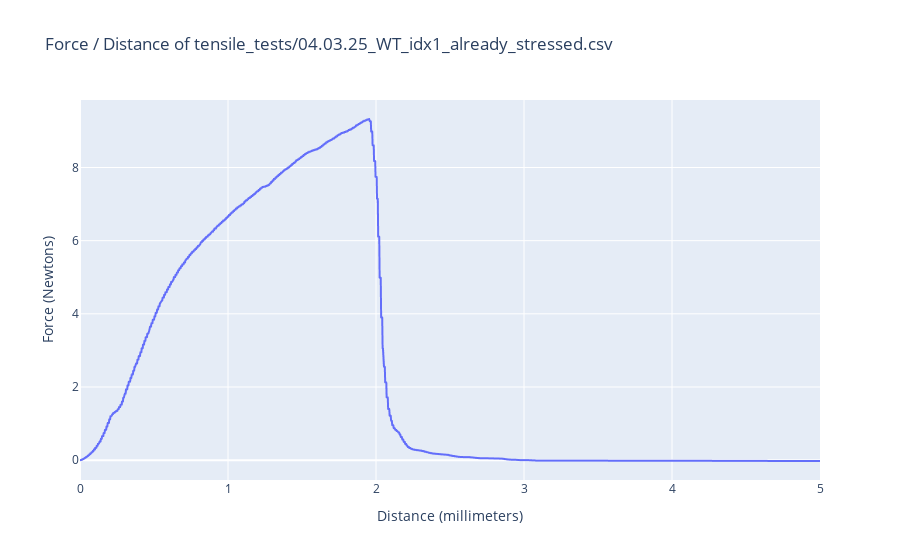

The cell this chart's notebook holds for it:
### Markdown cell above
# Second experiment

### Code cell
filename = "tensile_tests/04.03.25_WT_idx1_already_stressed.csv"
df = plot_force_distance(filename)

### Figure 1 — Plotly figure (JSON) as saved in the notebook; plotly's stock layout.template omitted (floating-point values rounded to 4 significant figures; data arrays with more than 128 entries replaced by an {"elided": "..."} marker saying what was removed)
{"data": [{"hovertemplate": "Distance (millimeters)=%{x}<br>Force (Newtons)=%{y}<extra></extra>", "legendgroup": "", "line": {"color": "#636efa", "dash": "solid"}, "marker": {"symbol": "circle"}, "mode": "lines", "name": "", "showlegend": false, "type": "scattergl", "x": {"elided": "2361 float values"}, "xaxis": "x", "y": {"elided": "2361 float values"}, "yaxis": "y"}], "layout": {"legend": {"tracegroupgap": 0}, "title": {"text": "Force / Distance of tensile_tests/04.03.25_WT_idx1_already_stressed.csv"}, "xaxis": {"anchor": "y", "domain": [0, 1], "title": {"text": "Distance (millimeters)"}}, "yaxis": {"anchor": "x", "domain": [0, 1], "title": {"text": "Force (Newtons)"}}}}
